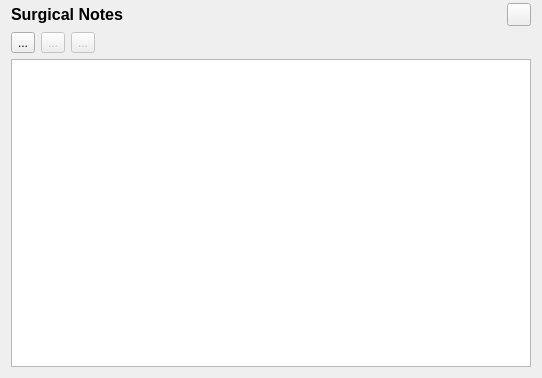
<?xml version="1.0" encoding="UTF-8"?>
<ui version="4.0">
 <class>surgicalNotes</class>
 <widget class="QDialog" name="surgicalNotes">
  <property name="geometry">
   <rect>
    <x>0</x>
    <y>0</y>
    <width>542</width>
    <height>378</height>
   </rect>
  </property>
  <property name="windowTitle">
   <string>Dialog</string>
  </property>
  <layout class="QGridLayout" name="gridLayout">
   <property name="topMargin">
    <number>3</number>
   </property>
   <item row="0" column="0" colspan="4">
    <widget class="QLabel" name="label_3">
     <property name="text">
      <string>&lt;html&gt;&lt;head/&gt;&lt;body&gt;&lt;p&gt;&lt;span style=&quot; font-size:12pt; font-weight:600;&quot;&gt;Surgical Notes&lt;/span&gt;&lt;/p&gt;&lt;/body&gt;&lt;/html&gt;</string>
     </property>
    </widget>
   </item>
   <item row="0" column="4">
    <widget class="QToolButton" name="closeButton">
     <property name="text">
      <string/>
     </property>
    </widget>
   </item>
   <item row="1" column="0">
    <widget class="QToolButton" name="buttonAdd">
     <property name="text">
      <string>...</string>
     </property>
     <property name="icon">
      <iconset resource="resources.qrc">
       <normaloff>:/Graphics/add</normaloff>:/Graphics/add</iconset>
     </property>
    </widget>
   </item>
   <item row="1" column="1">
    <widget class="QToolButton" name="buttonDel">
     <property name="enabled">
      <bool>false</bool>
     </property>
     <property name="text">
      <string>...</string>
     </property>
     <property name="icon">
      <iconset resource="resources.qrc">
       <normaloff>:/Graphics/minus</normaloff>:/Graphics/minus</iconset>
     </property>
    </widget>
   </item>
   <item row="1" column="2">
    <widget class="QToolButton" name="buttonEdit">
     <property name="enabled">
      <bool>false</bool>
     </property>
     <property name="text">
      <string>...</string>
     </property>
     <property name="icon">
      <iconset resource="resources.qrc">
       <normaloff>:/Graphics/pencil</normaloff>:/Graphics/pencil</iconset>
     </property>
    </widget>
   </item>
   <item row="2" column="0" colspan="5">
    <widget class="mSurgicalNotes" name="notes">
     <property name="editTriggers">
      <set>QAbstractItemView::NoEditTriggers</set>
     </property>
     <property name="alternatingRowColors">
      <bool>true</bool>
     </property>
     <property name="selectionMode">
      <enum>QAbstractItemView::SingleSelection</enum>
     </property>
     <property name="selectionBehavior">
      <enum>QAbstractItemView::SelectRows</enum>
     </property>
     <property name="gridStyle">
      <enum>Qt::DotLine</enum>
     </property>
     <property name="wordWrap">
      <bool>false</bool>
     </property>
     <property name="cornerButtonEnabled">
      <bool>false</bool>
     </property>
     <attribute name="horizontalHeaderStretchLastSection">
      <bool>true</bool>
     </attribute>
     <attribute name="verticalHeaderDefaultSectionSize">
      <number>23</number>
     </attribute>
    </widget>
   </item>
   <item row="1" column="3" colspan="2">
    <spacer name="horizontalSpacer">
     <property name="orientation">
      <enum>Qt::Horizontal</enum>
     </property>
     <property name="sizeHint" stdset="0">
      <size>
       <width>434</width>
       <height>20</height>
      </size>
     </property>
    </spacer>
   </item>
  </layout>
 </widget>
 <customwidgets>
  <customwidget>
   <class>mSurgicalNotes</class>
   <extends>QTableView</extends>
   <header>msurgicalnotes.h</header>
  </customwidget>
 </customwidgets>
 <resources>
  <include location="resources.qrc"/>
 </resources>
 <connections/>
</ui>
